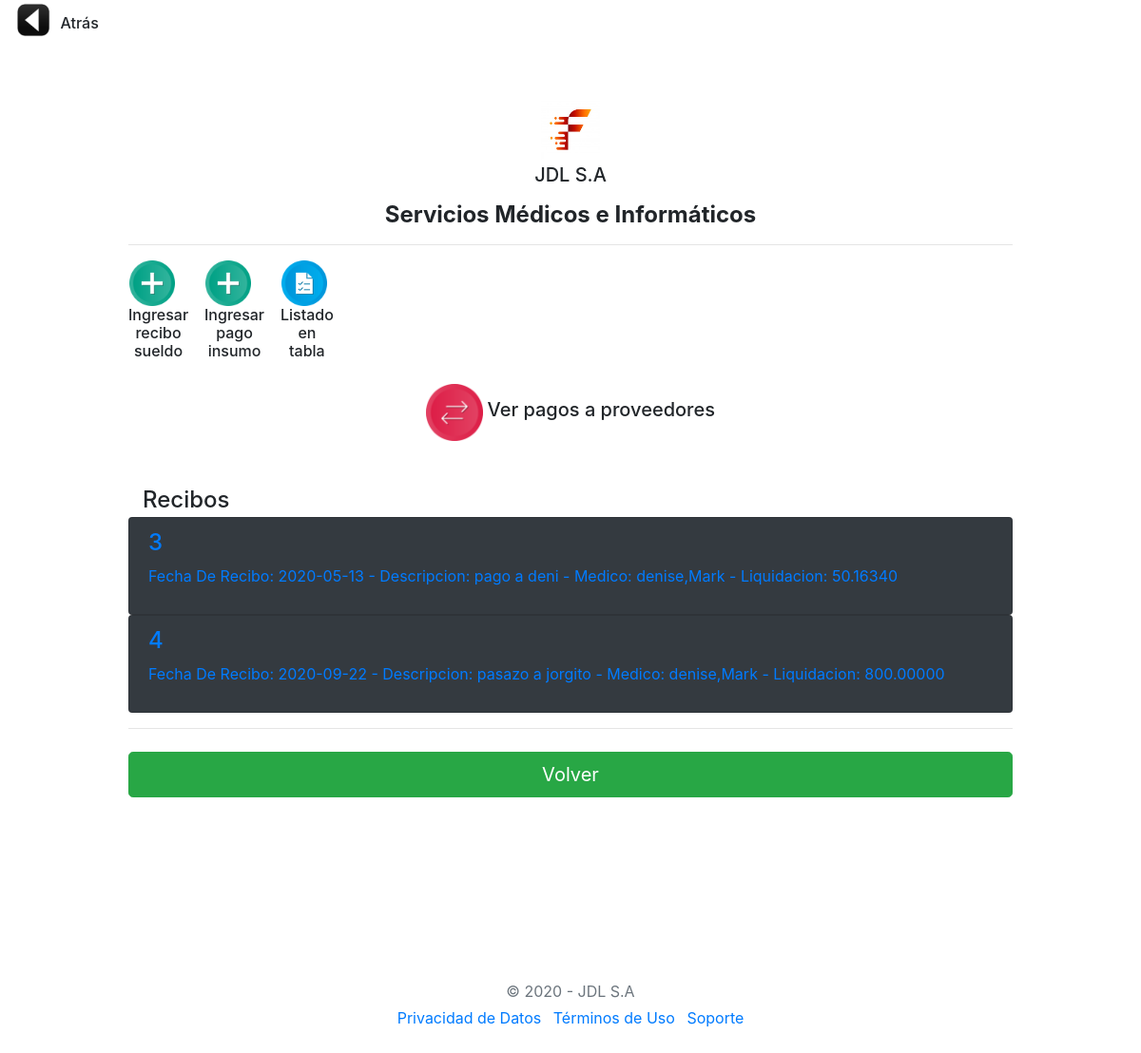
Page /admin/index.php on the earlier database version.
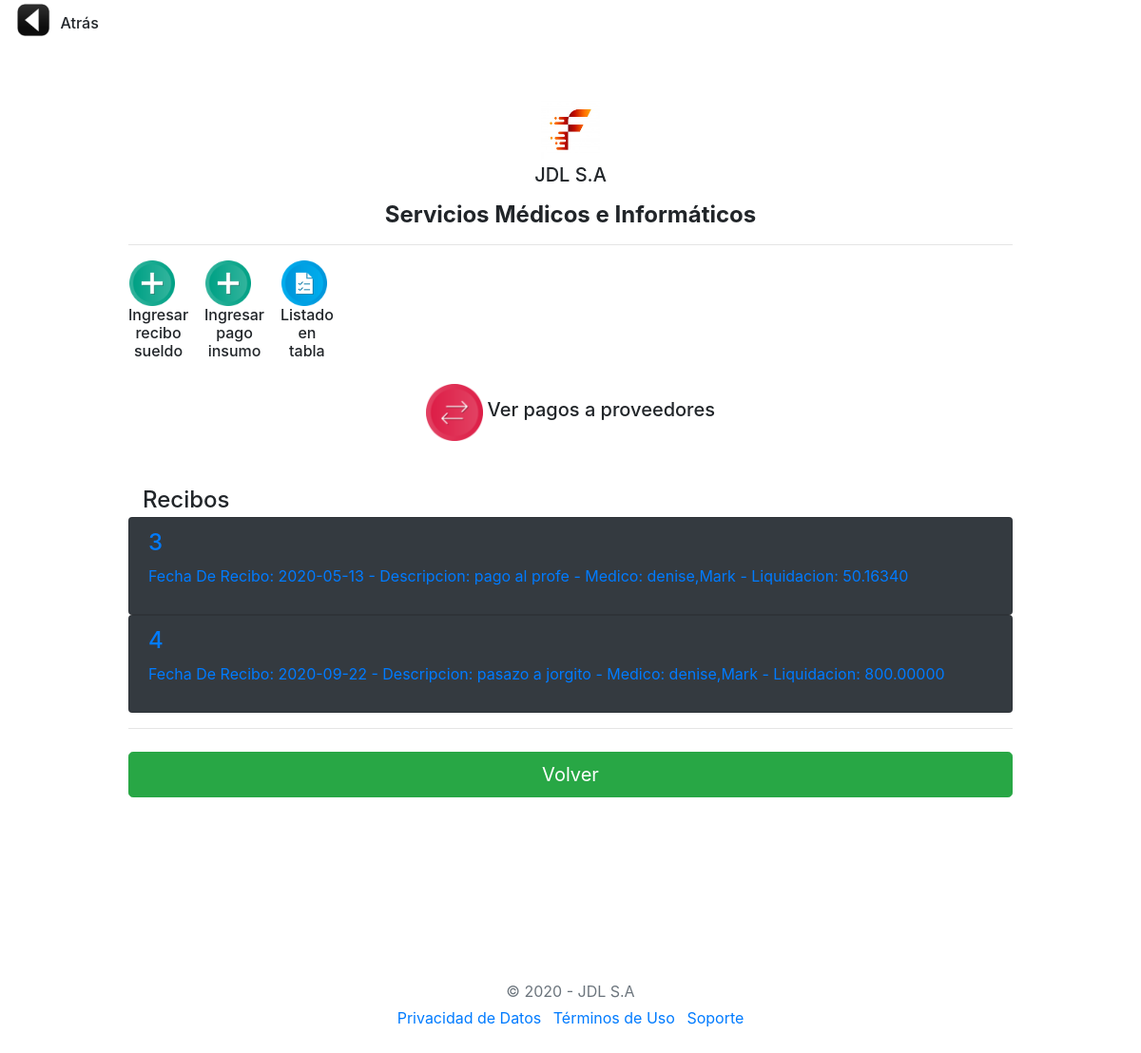
Same page on the later database version.
### tables this page shows
CREATE TABLE `recibos` (
  `id_recibo` int(8) NOT NULL,
  `fecha_recibo` date DEFAULT NULL,
  `descripcion_recibo` varchar(50) DEFAULT NULL,
  `clinico_recibo` varchar(50) DEFAULT NULL,
  `liqui_recibo` decimal(13,5) DEFAULT NULL
);

### admin/index.php (the view, shortened to what this page needs)
<!doctype html>
<html>
  <head>
	 <link rel="stylesheet" href="https://stackpath.bootstrapcdn.com/bootstrap/4.5.0/css/bootstrap.min.css">
  </head>
    <link href="form-validation.css" rel="stylesheet">
  </head>
  <body background="../img/tareas.jpg">
  <div class="col-md"><h2>
		<img border="0" src="../img/atras.png" width="40" height="40" title="Volver al menú"
		onclick=location.href='../panel/'; onKeyPress=location.href='../panel/'; style='cursor:pointer';/>
    <label for="boton_atras"><h6>Atrás</h6></label>
	</h2></div>
    <div class="container">
  <div class="py-5 text-center">
  <div class="col-md"><img class="d-block mx-auto mb-1" src="../img/jdlsa2.png" alt="" width="62" height="62"></div>
  <div class="col-md"><h5>JDL S.A</h5></div>
  <p class="lead"><h4><strong>Servicios Médicos e Informáticos</strong></h4></p>
  <hr>
  <div class="row">
    <div class="col-sm-1 "><h2>
		<img border="0" src="../img/add.png" width="48" height="48" title="Ingresar Recibo Sueldo"
		onclick=location.href='admin.php'; onKeyPress=location.href='admin.php';
		style='cursor:pointer';>
    <label for="descripcion_recibo"><h6>Ingresar recibo sueldo</h6></label>
	</h2></div>
    <div class="col-sm-1"><h2>
		<img border="0" src="../img/add.png" width="48" height="48" title="Ingresar Pago Insumo"
		onclick=location.href='admin2.php'; onKeyPress=location.href='admin2.php';
		style='cursor:pointer';>
    <label for="descripcion_pago"><h6>Ingresar pago insumo</h6></label>
	</h2></div>
	<div class="col-sm-1"><h2>
		<img border="0" src="../img/check.png" width="48" height="48" title="Listado"
		onclick=location.href='listado.php'; onKeyPress=location.href='listado.php';
		style='cursor:pointer';>
    <label for="descripcion_pago"><h6>Listado en tabla</h6></label>
	</h2></div>
    <div class="col-sm-2"><h2></h2></div>
</div>
    <div class="col-sm-12 order-md-1">
    <img border="0" src="../img/arrow.png" width="60" height="60" title="Ver pagos a proveedores"
		onclick=location.href='index2.php'; onKeyPress=location.href='index2.php';
		style='cursor:pointer';>
    <label for="pago_proveedores"><h5>Ver pagos a proveedores</h5></label>
	</div>
  </div>
    <div class="col-md-12 order-md-1">
      <h4 class="mb-1">Recibos</h4>
	</div>
<?php
   require "../conexion.php";
    $sql = "SELECT * from recibos order by id_recibo";
	$query = $mysqli->query($sql);
	while($resultado = $query->fetch_assoc()) {
        $recibos[] = $resultado;
    }
?>
        <div class="list-group">
			<?php
				$long = count($recibos);
				for($i=0; $i< $long; $i++){
				?>
		<div class="list-group">
				<a 	<?php echo "href=modifica.php?id_recibo=".$recibos[$i]['id_recibo'];?>
						 class="list-group-item bg-dark">
				<h4 class="list-group-item-heading "> <?php echo $recibos[$i]['id_recibo'] ."";?> </h4>
				<p class="list-group-item-text "><?php 	echo "Fecha De Recibo: " . $recibos[$i]['fecha_recibo'] ." - Descripcion: ";
                            echo $recibos[$i]['descripcion_recibo'] ." - Medico: ";
                            echo $recibos[$i]['clinico_recibo'] ." - Liquidacion: ";
                            echo $recibos[$i]['liqui_recibo'] ."";
														?></p>
				</a>	</div>
	<?php  } ?>
		</div>
        <a href="../panel/">	 <hr class="mb-4">
        <button class="btn btn-success btn-lg btn-block" type="submit">Volver</button>
  <footer class="my-5 pt-5 text-muted text-center text-small"></a>
    </div>
  <footer class="my-5 pt-5 text-muted text-center text-small">
    <p class="mb-1">&copy; 2020 - JDL S.A</p>
   <ul class="list-inline">
      <li class="list-inline-item"><a href="#">Privacidad de Datos</a></li>
      <li class="list-inline-item"><a href="#">Términos de Uso</a></li>
      <li class="list-inline-item"><a href="#">Soporte</a></li>
    </ul>
  </footer>
</body>
</html>

### js/form-validation.css (style rules this page uses)
.container { max-width: 960px; }

Differences in the rows shown:
changed recibos id 3: descripcion_recibo "pago a deni" → "pago al profe"
